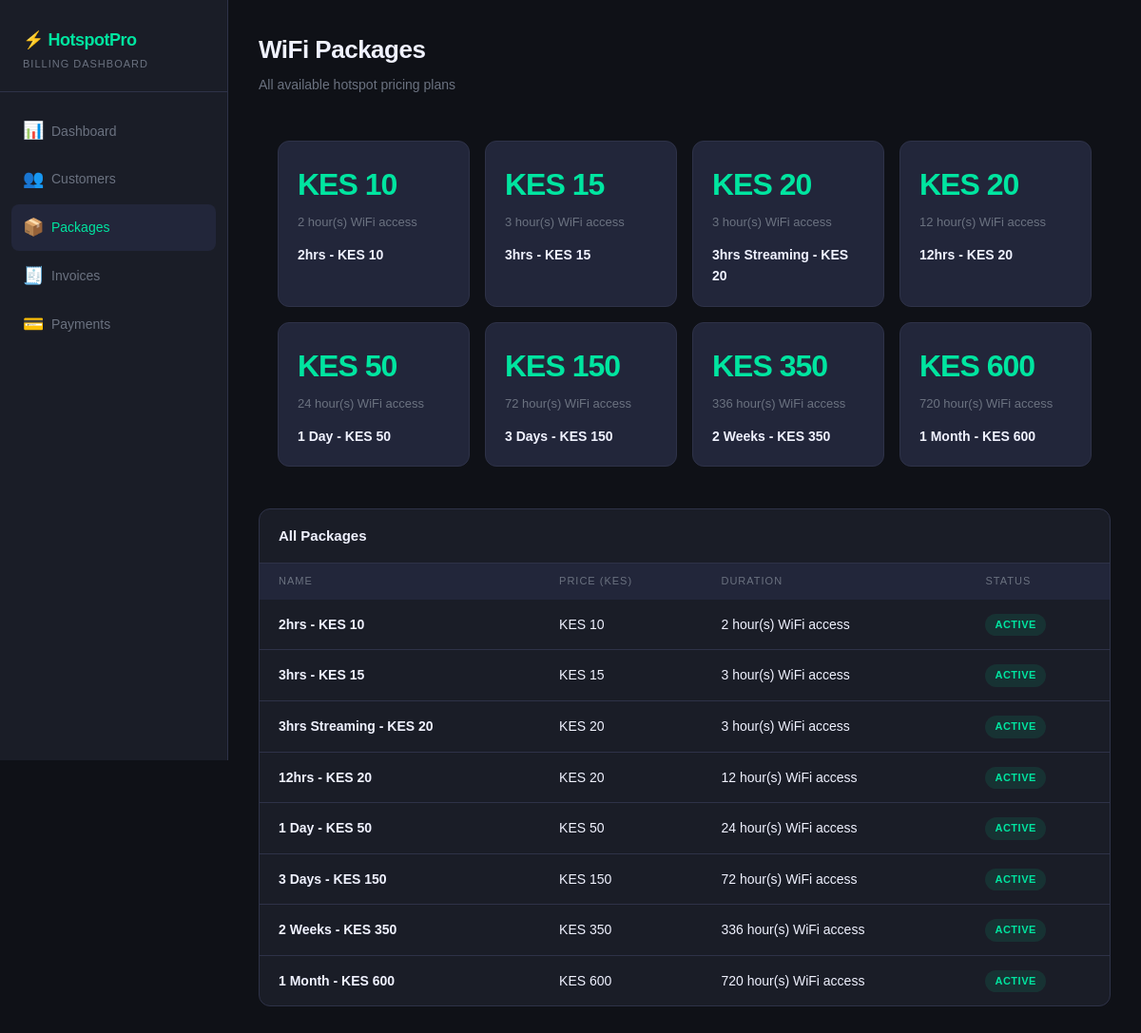
/packages (signed in), run on the app's committed database.
### billing_system/models/models.py (models this page shows, shortened)
class TariffPlan(Base):
    __tablename__ = "tariff_plans"
    id              = Column(String(36), primary_key=True, default=_uuid)
    name            = Column(String(100), nullable=False)
    description     = Column(Text, nullable=True)
    tariff_type     = Column(Enum(TariffType), nullable=False, default=TariffType.FLAT)
    currency        = Column(String(3), nullable=False, default="KES")
    standing_charge = Column(Numeric(14, 4), nullable=False, default=Decimal("0.0"))
    is_active       = Column(Boolean, nullable=False, default=True)
    effective_from  = Column(DateTime(timezone=True), nullable=False, default=_now)
    effective_to    = Column(DateTime(timezone=True), nullable=True)
    created_at      = Column(DateTime(timezone=True), nullable=False, default=_now)
    updated_at      = Column(DateTime(timezone=True), nullable=False, default=_now, onupdate=_now)
    tiers           = relationship("TariffTier", back_populates="plan",
                                   order_by="TariffTier.tier_order", cascade="all, delete-orphan")
    meters          = relationship("Meter", back_populates="tariff_plan")

class TariffTier(Base):
    __tablename__ = "tariff_tiers"
    id          = Column(String(36), primary_key=True, default=_uuid)
    plan_id     = Column(String(36), ForeignKey("tariff_plans.id"), nullable=False, index=True)
    tier_order  = Column(Integer, nullable=False)
    units_from  = Column(Numeric(18, 6), nullable=False, default=Decimal("0"))
    units_to    = Column(Numeric(18, 6), nullable=True)
    rate        = Column(Numeric(14, 6), nullable=False)
    description = Column(String(200), nullable=True)
    plan        = relationship("TariffPlan", back_populates="tiers")
    __table_args__ = (
        UniqueConstraint("plan_id", "tier_order", name="uq_plan_tier_order"),
        CheckConstraint("units_from >= 0", name="ck_units_from_positive"),
        CheckConstraint("units_to IS NULL OR units_to > units_from", name="ck_units_range"),
    )

### billing_system/api/frontend.py (the view)
@router.get("/packages", response_class=HTMLResponse)
def packages_page(request: Request, db: Session = Depends(get_db_dep)):
    plans = db.query(TariffPlan).filter_by(is_active=True).all()
    from jinja2 import Environment, FileSystemLoader
    from fastapi.responses import HTMLResponse
    env = Environment(loader=FileSystemLoader("billing_system/templates"))
    html = env.get_template("packages.html").render(request=request, active="packages", plans=plans)
    return HTMLResponse(html)

### billing_system/templates/packages.html (shortened to what this page needs)
<!DOCTYPE html>
<html lang="en">
<head>
  <link rel="stylesheet" href="/static/css/style.css">
</head>
<body>
<aside class="sidebar">
  <div class="sidebar-logo">
    <h1>⚡ HotspotPro</h1>
    <p>Billing Dashboard</p>
  </div>
  <nav class="sidebar-nav">
    <a href="/" class="nav-item"><span class="icon">📊</span> Dashboard</a>
    <a href="/customers" class="nav-item"><span class="icon">👥</span> Customers</a>
    <a href="/packages" class="nav-item active"><span class="icon">📦</span> Packages</a>
    <a href="/invoices" class="nav-item"><span class="icon">🧾</span> Invoices</a>
    <a href="/payments" class="nav-item"><span class="icon">💳</span> Payments</a>
  </nav>
</aside>
<main class="main">
  <div class="page-header">
    <h2>WiFi Packages</h2>
    <p>All available hotspot pricing plans</p>
  </div>
  <div class="packages-grid" style="margin-bottom:24px;">
    {% for plan in plans %}
    <div class="package-card">
      <div class="price">KES {{ plan.tiers[0].rate|int if plan.tiers else 0 }}</div>
      <div class="duration">{{ plan.description or '—' }}</div>
      <div class="name">{{ plan.name }}</div>
    </div>
    {% endfor %}
  </div>
  <div class="card">
    <div class="card-header"><h3>All Packages</h3></div>
    <table>
      <thead>
        <tr><th>Name</th><th>Price (KES)</th><th>Duration</th><th>Status</th></tr>
      </thead>
      <tbody>
        {% for plan in plans %}
        <tr>
          <td><strong>{{ plan.name }}</strong></td>
          <td>KES {{ plan.tiers[0].rate|int if plan.tiers else 0 }}</td>
          <td>{{ plan.description or '—' }}</td>
          <td><span class="badge badge-green">Active</span></td>
        </tr>
        {% endfor %}
      </tbody>
    </table>
  </div>
</main>
</body>
</html>

### billing_system/static/css/style.css (style rules this page uses)
*, *::before, *::after { box-sizing: border-box; margin: 0; padding: 0; }
:root { --bg: #0f1117; --surface: #1a1d27; --surface2: #22263a; --border: #2e3248; --accent: #00e5a0; --accent2: #5b6af0; --danger: #ff4d6d; --warning: #ffb547; --text: #f0f2ff; --muted: #6b7280; --font-display: 'Arial Black', 'Arial Bold', Gadget, sans-serif; --font-body: 'Arial', sans-serif; }
body { background: var(--bg); color: var(--text); font-family: var(--font-body); font-size: 15px; line-height: 1.6; min-height: 100vh; display: flex; }
.sidebar { width: 240px; min-height: 100vh; background: var(--surface); border-right: 1px solid var(--border); display: flex; flex-direction: column; padding: 0; position: fixed; top: 0; left: 0; z-index: 100; }
.sidebar-logo { padding: 28px 24px 20px; border-bottom: 1px solid var(--border); }
.sidebar-logo h1 { font-family: var(--font-display); font-size: 18px; font-weight: 800; color: var(--accent); letter-spacing: -0.5px; }
.sidebar-logo p { font-size: 11px; color: var(--muted); margin-top: 2px; text-transform: uppercase; letter-spacing: 1px; }
.sidebar-nav { padding: 16px 12px; flex: 1; }
.nav-item { display: flex; align-items: center; gap: 10px; padding: 10px 12px; border-radius: 8px; color: var(--muted); text-decoration: none; font-size: 14px; font-weight: 500; transition: all 0.15s; margin-bottom: 2px; }
.nav-item.active { background: var(--surface2); color: var(--accent); }
.nav-item .icon { font-size: 18px; width: 20px; text-align: center; }
.main { margin-left: 240px; flex: 1; padding: 32px; max-width: calc(100vw - 240px); }
.page-header { margin-bottom: 28px; }
.page-header h2 { font-family: var(--font-display); font-size: 26px; font-weight: 800; letter-spacing: -0.5px; }
.page-header p { color: var(--muted); font-size: 14px; margin-top: 4px; }
.card { background: var(--surface); border: 1px solid var(--border); border-radius: 12px; overflow: hidden; margin-bottom: 24px; }
.card-header { padding: 16px 20px; border-bottom: 1px solid var(--border); display: flex; align-items: center; justify-content: space-between; }
.card-header h3 { font-family: var(--font-display); font-size: 15px; font-weight: 700; }
table { width: 100%; border-collapse: collapse; }
th { padding: 10px 20px; text-align: left; font-size: 11px; text-transform: uppercase; letter-spacing: 1px; color: var(--muted); background: var(--surface2); font-weight: 500; }
td { padding: 14px 20px; border-bottom: 1px solid var(--border); font-size: 14px; }
tr:last-child td { border-bottom: none; }
.badge { display: inline-block; padding: 3px 10px; border-radius: 20px; font-size: 11px; font-weight: 600; text-transform: uppercase; letter-spacing: 0.5px; }
.badge-green { background: rgba(0,229,160,0.1); color: var(--accent); }
.packages-grid { display: grid; grid-template-columns: repeat(auto-fill, minmax(200px, 1fr)); gap: 16px; padding: 20px; }
.package-card { background: var(--surface2); border: 1px solid var(--border); border-radius: 12px; padding: 20px; transition: border-color 0.15s; }
.package-card .price { font-family: var(--font-display); font-size: 32px; font-weight: 800; color: var(--accent); letter-spacing: -1px; }
.package-card .duration { font-size: 13px; color: var(--muted); margin-top: 4px; }
.package-card .name { font-size: 14px; font-weight: 600; margin-top: 12px; color: var(--text); }

### data on the page
TariffPlan: rate "10", description "2 hour(s) WiFi access", name "2hrs - KES 10"
TariffPlan: rate "15", description "3 hour(s) WiFi access", name "3hrs - KES 15"
TariffPlan: rate "20", description "3 hour(s) WiFi access", name "3hrs Streaming - KES 20"
TariffPlan: rate "20", description "12 hour(s) WiFi access", name "12hrs - KES 20"
TariffPlan: rate "50", description "24 hour(s) WiFi access", name "1 Day - KES 50"
TariffPlan: rate "150", description "72 hour(s) WiFi access", name "3 Days - KES 150"
TariffPlan: rate "350", description "336 hour(s) WiFi access", name "2 Weeks - KES 350"
TariffPlan: rate "600", description "720 hour(s) WiFi access", name "1 Month - KES 600"
